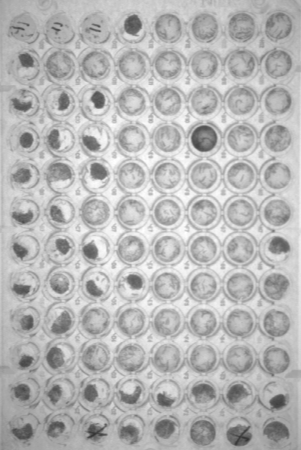
%> input picture CW1/tray.pgm, 301 x 450 px
$ octave task2.m   (GNU Octave 9; MATLAB toolbox functions it lacks are replaced by stand-ins)
%> lines starting %> are read from the running program, lines starting %| are printed output that depends on the picture; in (x1, y1, x2, y2) boxes, pixels count from 0 and x2, y2 are one past the last pixel; in counts of white or black regions, pixels touching at a corner belong together; the program's own positions count from 1
%f=imread('tray.pgm');
I=imread('tray.pgm');
%> I is the input picture: size 450x301 uint8; min 52, max 255, mean 183.2
J = imnoise(I,'salt & pepper',0.02);
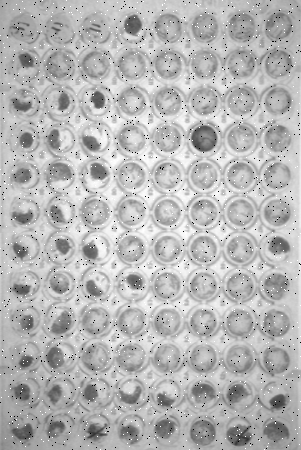
%> J: size 450x301 uint8; min 0, max 255, mean 182.1
Kaverage = filter2(fspecial('average',3),J)/255;
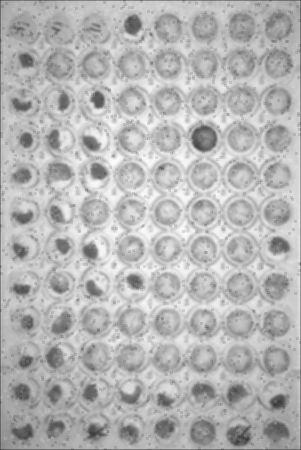
%> Kaverage: size 450x301 double; min 0.227, max 0.99, mean 0.711
Kmedian = medfilt2(J);
imshowpair(Kaverage,Kmedian,'montage');
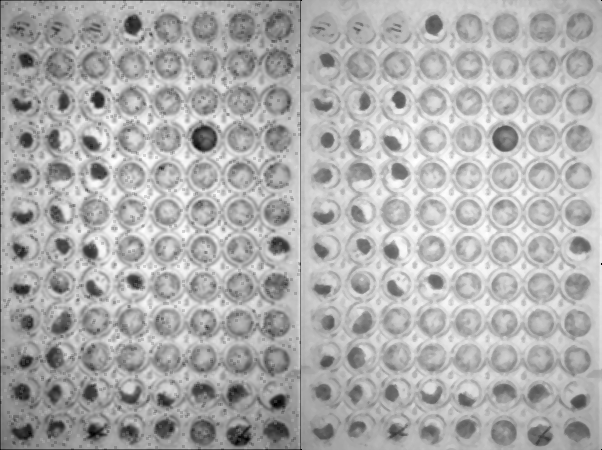
%> displayed picture: size 450x602, on the screen's scale of 0 to 255; min 0, max 255, mean 173.4
Result = im2bw(Kmedian);
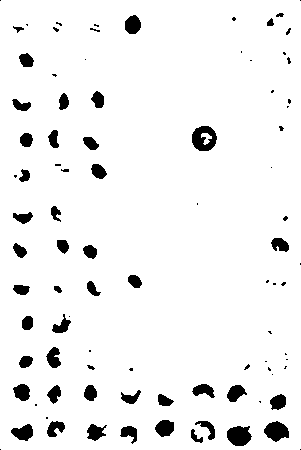
%> Result: size 450x301 logical; 94.3% white; 91 black regions (44 under 20 px), largest, box (x1, y1, x2, y2) and area: (192, 126, 217, 151) 429, (227, 426, 252, 446) 384, (264, 421, 289, 442) 355
%imshow(Result);
%title('Result');

$ run again, with CW1/brains.pgm copied over CW1/tray.pgm
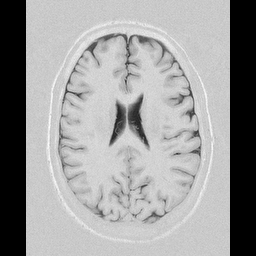
%> input picture CW1/brains.pgm, 256 x 256 px
%> I is the input picture: size 256x256 uint8; min 0, max 255, mean 156.2
%> `imshowpair(Kaverage,Kmedian,'montage');`:
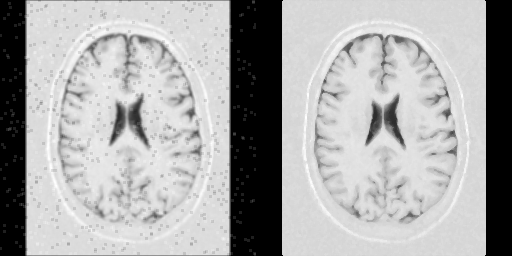
%> displayed picture: size 256x512, on the screen's scale of 0 to 255; min 0, max 255, mean 168.6
%> `Result = im2bw(Kmedian);`:
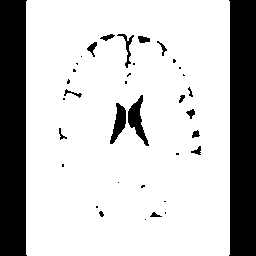
%> Result: size 256x256 logical; 77.3% white; 37 black regions (19 under 20 px), largest, box (x1, y1, x2, y2) and area: (0, 0, 27, 256) 6658, (229, 0, 256, 256) 6658, (128, 95, 149, 146) 435
